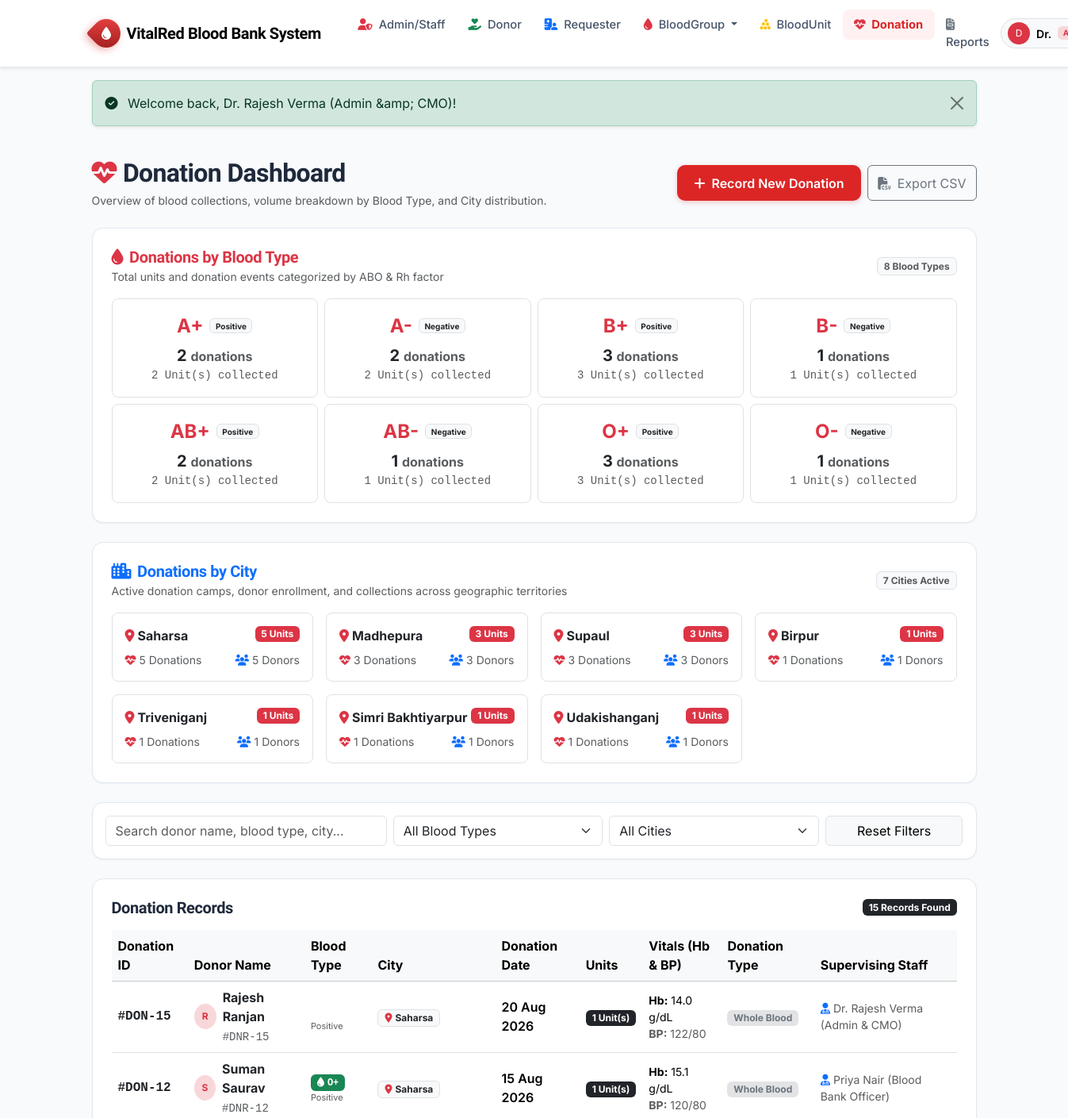
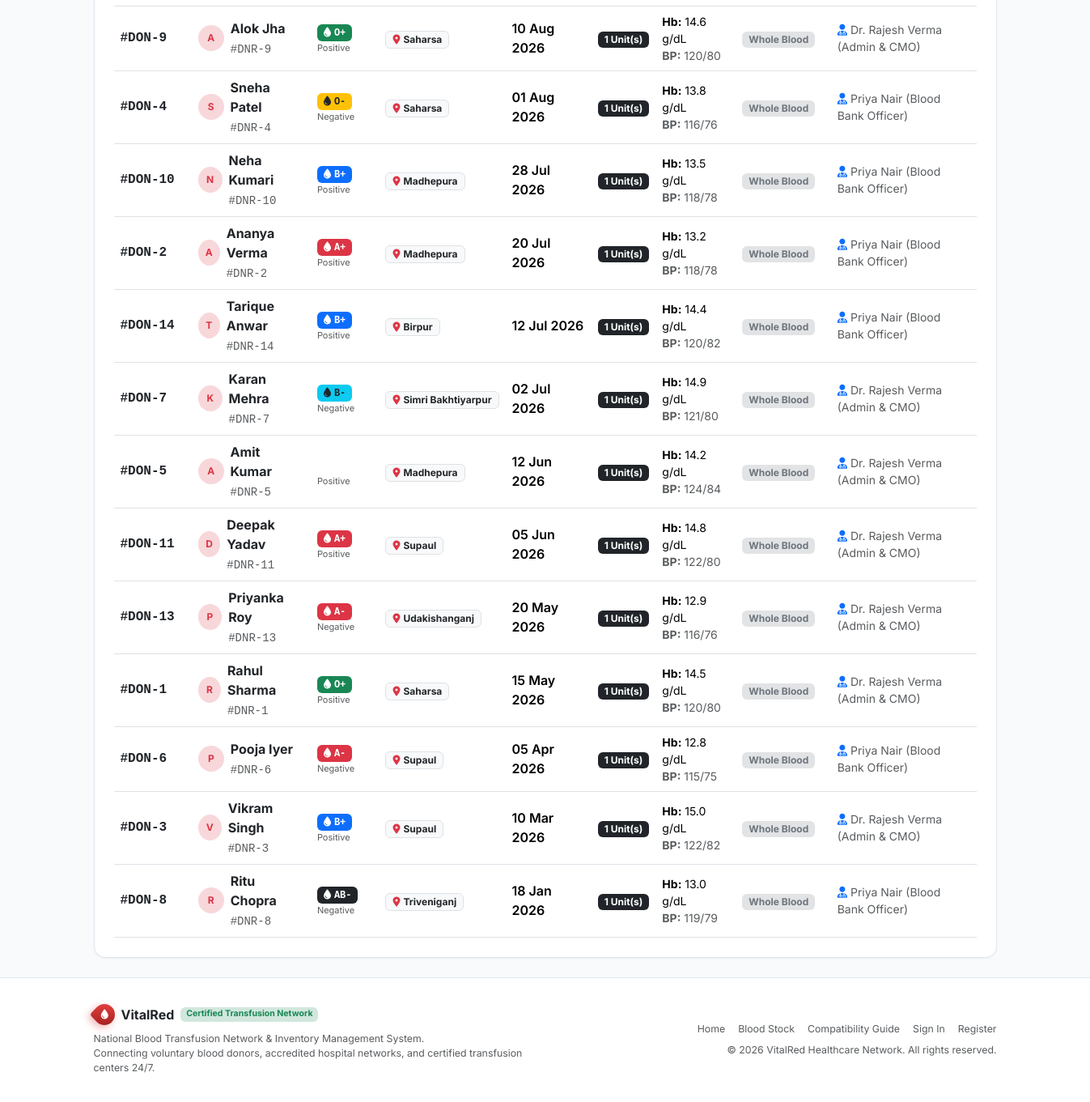
Screenshot of /admin/donations.php (signed in) with the database file from the repository (2 pictures, top to bottom).
### tables this page shows
CREATE TABLE blood_groups (
    blood_group_id INT AUTO_INCREMENT PRIMARY KEY,
    group_name VARCHAR(5) NOT NULL UNIQUE,       
    rh_factor ENUM('Positive', 'Negative') NOT NULL,
    critical_threshold INT NOT NULL DEFAULT 5,   
    description VARCHAR(255) NULL
);

CREATE TABLE donations (
    donation_id INT AUTO_INCREMENT PRIMARY KEY,
    donor_id INT NOT NULL,
    blood_group_id INT NOT NULL,
    donation_date DATE NOT NULL,
    units_collected INT NOT NULL DEFAULT 1,
    hemoglobin_g_dl DECIMAL(4, 1) NOT NULL,       
    blood_pressure VARCHAR(15) NOT NULL,          
    donation_type ENUM('Whole Blood', 'Platelets', 'Plasma', 'Red Cells') DEFAULT 'Whole Blood',
    staff_id INT NULL,                            
    remarks VARCHAR(255) NULL,
    created_at TIMESTAMP DEFAULT CURRENT_TIMESTAMP,
    CONSTRAINT fk_donation_donor FOREIGN KEY (donor_id) 
        REFERENCES donors (donor_id) ON DELETE RESTRICT ON UPDATE CASCADE,
    CONSTRAINT fk_donation_blood_group FOREIGN KEY (blood_group_id) 
        REFERENCES blood_groups (blood_group_id) ON DELETE RESTRICT ON UPDATE CASCADE,
    CONSTRAINT fk_donation_staff FOREIGN KEY (staff_id) 
        REFERENCES users (user_id) ON DELETE SET NULL ON UPDATE CASCADE,
    INDEX idx_donation_date (donation_date)
);

CREATE TABLE donors (
    donor_id INT AUTO_INCREMENT PRIMARY KEY,
    user_id INT NULL UNIQUE,                      
    first_name VARCHAR(60) NOT NULL,
    last_name VARCHAR(60) NOT NULL,
    dob DATE NOT NULL,
    gender ENUM('Male', 'Female', 'Other') NOT NULL,
    blood_group_id INT NOT NULL,
    address_street VARCHAR(180) NOT NULL,
    city VARCHAR(80) NOT NULL,
    state VARCHAR(80) NOT NULL DEFAULT 'Delhi NCR',
    pincode VARCHAR(15) NOT NULL,
    emergency_contact VARCHAR(25) NOT NULL,
    last_donation_date DATE NULL,
    created_at TIMESTAMP DEFAULT CURRENT_TIMESTAMP,
    CONSTRAINT fk_donor_user FOREIGN KEY (user_id) 
        REFERENCES users (user_id) ON DELETE SET NULL ON UPDATE CASCADE,
    CONSTRAINT fk_donor_blood_group FOREIGN KEY (blood_group_id) 
        REFERENCES blood_groups (blood_group_id) ON DELETE RESTRICT ON UPDATE CASCADE,
    INDEX idx_donor_blood_group (blood_group_id),
    INDEX idx_donor_city (city)
);

CREATE TABLE users (
    user_id INT AUTO_INCREMENT PRIMARY KEY,
    full_name VARCHAR(120) NOT NULL,
    email VARCHAR(150) NOT NULL UNIQUE,
    password_hash VARCHAR(255) NOT NULL,
    phone VARCHAR(20) NULL,
    role ENUM('admin', 'donor', 'requester') NOT NULL DEFAULT 'donor',
    google_id VARCHAR(100) NULL UNIQUE,
    avatar_url VARCHAR(255) NULL,
    status ENUM('active', 'inactive', 'suspended') NOT NULL DEFAULT 'active',
    created_at TIMESTAMP DEFAULT CURRENT_TIMESTAMP,
    updated_at TIMESTAMP DEFAULT CURRENT_TIMESTAMP ON UPDATE CURRENT_TIMESTAMP,
    INDEX idx_user_role (role),
    INDEX idx_user_status (status)
);

### admin/donations.php (the view, shortened to what this page needs)
<?php
require_once __DIR__ . '/../includes/auth_helper.php';
$blood_type_stats = $pdo->query("SELECT bg.blood_group_id, bg.group_name, bg.rh_factor,
                                        COUNT(dn.donation_id) AS total_donations,
                                        COALESCE(SUM(dn.units_collected), 0) AS total_units
                                 FROM blood_groups bg
                                 LEFT JOIN donations dn ON bg.blood_group_id = dn.blood_group_id
                                 GROUP BY bg.blood_group_id, bg.group_name, bg.rh_factor
                                 ORDER BY bg.blood_group_id ASC")->fetchAll();
$city_stats = $pdo->query("SELECT d.city,
                                  COUNT(dn.donation_id) AS total_donations,
                                  COUNT(DISTINCT d.donor_id) AS total_donors,
                                  COALESCE(SUM(dn.units_collected), 0) AS total_units
                           FROM donors d
                           LEFT JOIN donations dn ON d.donor_id = dn.donor_id
                           WHERE d.city IS NOT NULL AND d.city != ''
                           GROUP BY d.city
                           ORDER BY total_donations DESC")->fetchAll();
$filter_group = intval($_GET['group'] ?? 0);
$filter_city = trim($_GET['city'] ?? '');
$query = "SELECT dn.*,
                 d.first_name, d.last_name, d.city, d.address_street,
                 bg.group_name AS blood_type, bg.rh_factor,
                 u.full_name AS staff_name
          FROM donations dn
          JOIN donors d ON dn.donor_id = d.donor_id
          JOIN blood_groups bg ON dn.blood_group_id = bg.blood_group_id
          LEFT JOIN users u ON dn.staff_id = u.user_id
          WHERE 1=1";
$params = [];
$query .= " ORDER BY dn.donation_date DESC, dn.donation_id DESC";
$stmt = $pdo->prepare($query);
$stmt->execute($params);
$donations = $stmt->fetchAll();
require_once __DIR__ . '/../includes/header.php';
?>
<div class="container py-4">
    <div class="d-flex flex-wrap justify-content-between align-items-center mb-4 gap-3">
        <div>
            <h2 class="fw-bold mb-1"><i class="fa-solid fa-heart-pulse text-danger me-2"></i>Donation Dashboard</h2>
            <p class="text-muted small mb-0">Overview of blood collections, volume breakdown by Blood Type, and City distribution.</p>
        </div>
        <div class="d-flex gap-2">
            <button class="btn btn-vitalred" data-bs-toggle="modal" data-bs-target="#recordDonationModal">
                <i class="fa-solid fa-plus me-1"></i> Record New Donation
            </button>
            <button class="btn btn-outline-secondary" onclick="exportTableToCSV('donationsTable', 'vitalred_donations.csv')">
                <i class="fa-solid fa-file-csv me-1"></i> Export CSV
            </button>
        </div>
    </div>
    <div class="vr-card p-4 mb-4">
        <div class="d-flex justify-content-between align-items-center mb-3">
            <div>
                <h5 class="fw-bold mb-0 text-danger">
                    <i class="fa-solid fa-droplet me-2"></i>Donations by Blood Type
                </h5>
                <small class="text-muted">Total units and donation events categorized by ABO &amp; Rh factor</small>
            </div>
            <span class="badge bg-light text-muted border">8 Blood Types</span>
        </div>
        <div class="row g-2">
            <?php foreach ($blood_type_stats as $bts): ?>
                <div class="col-6 col-sm-4 col-md-3 col-lg-3">
                    <a href="<?= BASE_URL ?>admin/donations.php?group=<?= $bts['blood_group_id'] ?><?= !empty($filter_city) ? '&city=' . urlencode($filter_city) : '' ?>"
                       class="text-decoration-none">
                        <div class="p-3 border rounded-3 bg-white text-center vr-card-hover <?= $filter_group == $bts['blood_group_id'] ? 'border-danger bg-danger-subtle' : '' ?>">
                            <div class="d-flex align-items-center justify-content-center gap-2 mb-1">
                                <span class="fs-4 fw-bold text-danger"><?= e($bts['group_name']) ?></span>
                                <span class="badge bg-light text-dark border small" style="font-size: 10px;"><?= e($bts['rh_factor']) ?></span>
                            </div>
                            <div class="fw-bold fs-5 text-dark"><?= e($bts['total_donations']) ?> <small class="fs-6 text-muted">donations</small></div>
                            <div class="small text-muted font-monospace"><?= e($bts['total_units']) ?> Unit(s) collected</div>
                        </div>
                    </a>
                </div>
            <?php endforeach; ?>
        </div>
    </div>
    <div class="vr-card p-4 mb-4">
        <div class="d-flex justify-content-between align-items-center mb-3">
            <div>
                <h5 class="fw-bold mb-0 text-primary">
                    <i class="fa-solid fa-city me-2"></i>Donations by City
                </h5>
                <small class="text-muted">Active donation camps, donor enrollment, and collections across geographic territories</small>
            </div>
            <span class="badge bg-light text-muted border"><?= count($city_stats) ?> Cities Active</span>
        </div>
        <div class="row g-3">
            <?php foreach ($city_stats as $cs): ?>
                <div class="col-sm-6 col-md-4 col-lg-3">
                    <a href="<?= BASE_URL ?>admin/donations.php?city=<?= urlencode($cs['city']) ?><?= $filter_group > 0 ? '&group=' . $filter_group : '' ?>"
                       class="text-decoration-none">
                        <div class="p-3 border rounded-3 bg-white vr-card-hover <?= $filter_city === $cs['city'] ? 'border-primary bg-primary-subtle' : '' ?>">
                            <div class="d-flex justify-content-between align-items-start mb-2">
                                <div class="fw-bold text-dark fs-6">
                                    <i class="fa-solid fa-location-dot text-danger me-1"></i><?= e($cs['city']) ?>
                                </div>
                                <span class="badge bg-danger text-white"><?= e($cs['total_units']) ?> Units</span>
                            </div>
                            <div class="d-flex justify-content-between text-muted small">
                                <span><i class="fa-solid fa-heart-pulse me-1 text-danger"></i><?= e($cs['total_donations']) ?> Donations</span>
                                <span><i class="fa-solid fa-users me-1 text-primary"></i><?= e($cs['total_donors']) ?> Donors</span>
                            </div>
                        </div>
                    </a>
                </div>
            <?php endforeach; ?>
        </div>
    </div>
    <div class="vr-card p-3 mb-4">
        <form method="GET" class="row g-2 align-items-center">
            <div class="col-md-4">
                <input type="text" id="tableSearchInput" class="form-control" placeholder="Search donor name, blood type, city...">
            </div>
            <div class="col-md-3">
                <select name="group" class="form-select" onchange="this.form.submit()">
                    <option value="0">All Blood Types</option>
                </select>
            </div>
            <div class="col-md-3">
                <select name="city" class="form-select" onchange="this.form.submit()">
                    <option value="">All Cities</option>
                </select>
            </div>
            <div class="col-md-2 text-end">
                <a href="<?= BASE_URL ?>admin/donations.php" class="btn btn-light border w-100">Reset Filters</a>
            </div>
        </form>
    </div>
    <div class="vr-card p-4">
        <div class="d-flex justify-content-between align-items-center mb-3">
            <h5 class="fw-bold mb-0">Donation Records</h5>
            <span class="badge bg-dark"><?= count($donations) ?> Records Found</span>
        </div>
        <div class="table-responsive">
            <table class="table table-hover align-middle mb-0" id="donationsTable">
                <thead class="table-light">
                    <tr>
                        <th>Donation ID</th>
                        <th>Donor Name</th>
                        <th>Blood Type</th>
                        <th>City</th>
                        <th>Donation Date</th>
                        <th>Units</th>
                        <th>Vitals (Hb &amp; BP)</th>
                        <th>Donation Type</th>
                        <th>Supervising Staff</th>
                    </tr>
                </thead>
                <tbody>
                    <?php if (empty($donations)): ?>
                        <tr><td colspan="9" class="text-center py-4 text-muted">No donation records found matching criteria.</td></tr>
                    <?php else: ?>
                        <?php foreach ($donations as $dn): ?>
                            <tr>
                                <td class="font-monospace fw-bold text-dark">
                                    #DON-<?= $dn['donation_id'] ?>
                                </td>
                                <td>
                                    <div class="d-flex align-items-center gap-2">
                                        <div class="rounded-circle bg-danger-subtle text-danger fw-bold d-flex align-items-center justify-content-center" style="width:32px;height:32px;font-size:12px;">
                                            <?= strtoupper(substr($dn['first_name'], 0, 1)) ?>
                                        </div>
                                        <div>
                                            <div class="fw-bold text-dark"><?= e($dn['first_name'] . ' ' . $dn['last_name']) ?></div>
                                            <small class="text-muted font-monospace">#DNR-<?= $dn['donor_id'] ?></small>
                                        </div>
                                    </div>
                                </td>
                                <td>
                                    <?= get_blood_badge($dn['blood_type']) ?>
                                    <span class="small text-muted d-block" style="font-size:11px;"><?= e($dn['rh_factor']) ?></span>
                                </td>
                                <td>
                                    <span class="badge bg-light text-dark border px-2 py-1">
                                        <i class="fa-solid fa-location-dot text-danger me-1"></i><?= e($dn['city']) ?>
                                    </span>
                                </td>
                                <td class="fw-semibold">
                                    <?= format_date($dn['donation_date']) ?>
                                </td>
                                <td>
                                    <span class="badge bg-dark px-2 py-1"><?= e($dn['units_collected']) ?> Unit(s)</span>
                                </td>
                                <td class="small">
                                    <div><strong>Hb:</strong> <?= e($dn['hemoglobin_g_dl']) ?> g/dL</div>
                                    <div class="text-muted"><strong>BP:</strong> <?= e($dn['blood_pressure']) ?></div>
                                </td>
                                <td>
                                    <span class="badge bg-secondary-subtle text-secondary"><?= e($dn['donation_type']) ?></span>
                                </td>
                                <td class="small text-muted">
                                    <i class="fa-solid fa-user-doctor me-1 text-primary"></i><?= e($dn['staff_name'] ?: 'Medical Officer') ?>
                                </td>
                            </tr>
                        <?php endforeach; ?>
                    <?php endif; ?>
                </tbody>
            </table>
        </div>
    </div>
</div>
<?php require_once __DIR__ . '/../includes/footer.php'; ?>

### includes/auth_helper.php (shortened to what this page needs)
<?php
function e($string) {
    return htmlspecialchars((string)($string ?? ''), ENT_QUOTES, 'UTF-8');
}
function format_date(?string $date, string $format = 'd M Y'): string {
    try {
        $dt = new DateTime($date);
        return $dt->format($format);
    } catch (Exception $e) {
        return $date;
    }
}
function get_blood_badge(string $group): string {
    $colors = [
        'A+' => 'bg-danger text-white',
        'A-' => 'bg-danger text-white',
        'B+' => 'bg-primary text-white',
        'B-' => 'bg-info text-dark',
        'AB+' => 'bg-purple text-white',
        'AB-' => 'bg-dark text-white',
        'O+' => 'bg-success text-white',
        'O-' => 'bg-warning text-dark'
    ];
    $cls = $colors[$group] ?? 'bg-secondary text-white';
    return '<span class="badge ' . $cls . ' px-2 py-1 font-monospace"><i class="fa-solid fa-droplet me-1"></i>' . e($group) . '</span>';
}

### rows the page displays
blood_groups: group_name "A+", rh_factor "Positive", total_donations "2", total_units "2"
blood_groups: group_name "A-", rh_factor "Negative", total_donations "2", total_units "2"
blood_groups: group_name "B+", rh_factor "Positive", total_donations "3", total_units "3"
blood_groups: group_name "B-", rh_factor "Negative", total_donations "1", total_units "1"
blood_groups: group_name "AB+", rh_factor "Positive", total_donations "2", total_units "2"
blood_groups: group_name "AB-", rh_factor "Negative", total_donations "1", total_units "1"
blood_groups: group_name "O+", rh_factor "Positive", total_donations "3", total_units "3"
blood_groups: group_name "O-", rh_factor "Negative", total_donations "1", total_units "1"
donations: donation_id "15", donor.first_name "R", donor.last_name "Rajesh Ranjan", donor "15", blood_group.rh_factor "Positive", donor.city "Saharsa", donation_date "20 Aug 2026", units_collected "1", hemoglobin_g_dl "14.0", blood_pressure "122/80", donation_type "Whole Blood", staff.full_name "Dr. Rajesh Verma (Admin & CMO)"
donations: donation_id "12", donor.first_name "S", donor.last_name "Suman Saurav", donor "12", blood_group.group_name "O+", blood_group.rh_factor "Positive", donor.city "Saharsa", donation_date "15 Aug 2026", units_collected "1", hemoglobin_g_dl "15.1", blood_pressure "120/80", donation_type "Whole Blood", staff.full_name "Priya Nair (Blood Bank Officer)"
donations: donation_id "9", donor.first_name "A", donor.last_name "Alok Jha", donor "9", blood_group.group_name "O+", blood_group.rh_factor "Positive", donor.city "Saharsa", donation_date "10 Aug 2026", units_collected "1", hemoglobin_g_dl "14.6", blood_pressure "120/80", donation_type "Whole Blood", staff.full_name "Dr. Rajesh Verma (Admin & CMO)"
donations: donation_id "4", donor.first_name "S", donor.last_name "Sneha Patel", donor "4", blood_group.group_name "O-", blood_group.rh_factor "Negative", donor.city "Saharsa", donation_date "01 Aug 2026", units_collected "1", hemoglobin_g_dl "13.8", blood_pressure "116/76", donation_type "Whole Blood", staff.full_name "Priya Nair (Blood Bank Officer)"
donations: donation_id "10", donor.first_name "N", donor.last_name "Neha Kumari", donor "10", blood_group.group_name "B+", blood_group.rh_factor "Positive", donor.city "Madhepura", donation_date "28 Jul 2026", units_collected "1", hemoglobin_g_dl "13.5", blood_pressure "118/78", donation_type "Whole Blood", staff.full_name "Priya Nair (Blood Bank Officer)"
donations: donation_id "2", donor.first_name "A", donor.last_name "Ananya Verma", donor "2", blood_group.group_name "A+", blood_group.rh_factor "Positive", donor.city "Madhepura", donation_date "20 Jul 2026", units_collected "1", hemoglobin_g_dl "13.2", blood_pressure "118/78", donation_type "Whole Blood", staff.full_name "Priya Nair (Blood Bank Officer)"
donations: donation_id "14", donor.first_name "T", donor.last_name "Tarique Anwar", donor "14", blood_group.group_name "B+", blood_group.rh_factor "Positive", donor.city "Birpur", donation_date "12 Jul 2026", units_collected "1", hemoglobin_g_dl "14.4", blood_pressure "120/82", donation_type "Whole Blood", staff.full_name "Priya Nair (Blood Bank Officer)"
donations: donation_id "7", donor.first_name "K", donor.last_name "Karan Mehra", donor "7", blood_group.group_name "B-", blood_group.rh_factor "Negative", donor.city "Simri Bakhtiyarpur", donation_date "02 Jul 2026", units_collected "1", hemoglobin_g_dl "14.9", blood_pressure "121/80", donation_type "Whole Blood", staff.full_name "Dr. Rajesh Verma (Admin & CMO)"
donations: donation_id "5", donor.first_name "A", donor.last_name "Amit Kumar", donor "5", blood_group.rh_factor "Positive", donor.city "Madhepura", donation_date "12 Jun 2026", units_collected "1", hemoglobin_g_dl "14.2", blood_pressure "124/84", donation_type "Whole Blood", staff.full_name "Dr. Rajesh Verma (Admin & CMO)"
donations: donation_id "11", donor.first_name "D", donor.last_name "Deepak Yadav", donor "11", blood_group.group_name "A+", blood_group.rh_factor "Positive", donor.city "Supaul", donation_date "05 Jun 2026", units_collected "1", hemoglobin_g_dl "14.8", blood_pressure "122/80", donation_type "Whole Blood", staff.full_name "Dr. Rajesh Verma (Admin & CMO)"
donations: donation_id "13", donor.first_name "P", donor.last_name "Priyanka Roy", donor "13", blood_group.group_name "A-", blood_group.rh_factor "Negative", donor.city "Udakishanganj", donation_date "20 May 2026", units_collected "1", hemoglobin_g_dl "12.9", blood_pressure "116/76", donation_type "Whole Blood", staff.full_name "Dr. Rajesh Verma (Admin & CMO)"
donations: donation_id "1", donor.first_name "R", donor.last_name "Rahul Sharma", donor "1", blood_group.group_name "O+", blood_group.rh_factor "Positive", donor.city "Saharsa", donation_date "15 May 2026", units_collected "1", hemoglobin_g_dl "14.5", blood_pressure "120/80", donation_type "Whole Blood", staff.full_name "Dr. Rajesh Verma (Admin & CMO)"
donations: donation_id "6", donor.first_name "P", donor.last_name "Pooja Iyer", donor "6", blood_group.group_name "A-", blood_group.rh_factor "Negative", donor.city "Supaul", donation_date "05 Apr 2026", units_collected "1", hemoglobin_g_dl "12.8", blood_pressure "115/75", donation_type "Whole Blood", staff.full_name "Priya Nair (Blood Bank Officer)"
donations: donation_id "3", donor.first_name "V", donor.last_name "Vikram Singh", donor "3", blood_group.group_name "B+", blood_group.rh_factor "Positive", donor.city "Supaul", donation_date "10 Mar 2026", units_collected "1", hemoglobin_g_dl "15.0", blood_pressure "122/82", donation_type "Whole Blood", staff.full_name "Dr. Rajesh Verma (Admin & CMO)"
donations: donation_id "8", donor.first_name "R", donor.last_name "Ritu Chopra", donor "8", blood_group.group_name "AB-", blood_group.rh_factor "Negative", donor.city "Triveniganj", donation_date "18 Jan 2026", units_collected "1", hemoglobin_g_dl "13.0", blood_pressure "119/79", donation_type "Whole Blood", staff.full_name "Priya Nair (Blood Bank Officer)"

### other values shown
substr($current_user['full_name'], 0, 1) "D"
explode(' ', $current_user['full_name'])[0] "Dr."
$flash['message'] "Welcome back, Dr. Rajesh Verma (Admin &amp; CMO)!"
count($city_stats) "7"
$cs['city'] "Saharsa"
$cs['total_units'] "5"
$cs['total_donations'] "5"
$cs['total_donors'] "5"
$cs['city'] "Madhepura"
$cs['total_units'] "3"
$cs['total_donations'] "3"
$cs['total_donors'] "3"
$cs['city'] "Supaul"
$cs['city'] "Birpur"
$cs['total_units'] "1"
